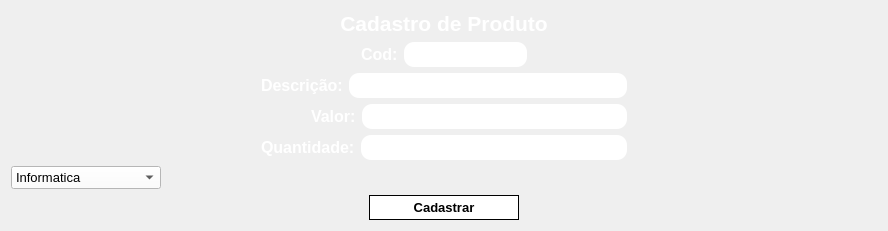
      <widget class="QWidget" name="pg_cad_produto">
       <layout class="QVBoxLayout" name="verticalLayout_10">
        <item>
         <widget class="QLabel" name="label_16">
          <property name="text">
           <string>&lt;html&gt;&lt;head/&gt;&lt;body&gt;&lt;p align=&quot;center&quot;&gt;&lt;span style=&quot; font-size:16pt; font-weight:600; color:#ffffff;&quot;&gt;Cadastro de Produto&lt;/span&gt;&lt;/p&gt;&lt;/body&gt;&lt;/html&gt;</string>
          </property>
         </widget>
        </item>
        <item>
         <layout class="QHBoxLayout" name="horizontalLayout_11">
          <property name="leftMargin">
           <number>350</number>
          </property>
          <property name="rightMargin">
           <number>350</number>
          </property>
          <item>
           <widget class="QLabel" name="label_25">
            <property name="font">
             <font>
              <pointsize>10</pointsize>
              <weight>75</weight>
              <bold>true</bold>
             </font>
            </property>
            <property name="text">
             <string>&lt;html&gt;&lt;head/&gt;&lt;body&gt;&lt;p&gt;&lt;span style=&quot; font-size:12pt; color:#ffffff;&quot;&gt;Cod:&lt;/span&gt;&lt;/p&gt;&lt;/body&gt;&lt;/html&gt;</string>
            </property>
           </widget>
          </item>
          <item>
           <widget class="QLineEdit" name="txt_cod">
            <property name="minimumSize">
             <size>
              <width>0</width>
              <height>25</height>
             </size>
            </property>
            <property name="font">
             <font>
              <pointsize>10</pointsize>
             </font>
            </property>
            <property name="styleSheet">
             <string notr="true">background-color: rgb(255, 255, 255);
border-radius:10px;</string>
            </property>
           </widget>
          </item>
         </layout>
        </item>
        <item>
         <layout class="QHBoxLayout" name="horizontalLayout_12">
          <property name="leftMargin">
           <number>250</number>
          </property>
          <property name="rightMargin">
           <number>250</number>
          </property>
          <item>
           <widget class="QLabel" name="label_26">
            <property name="font">
             <font>
              <pointsize>10</pointsize>
              <weight>75</weight>
              <bold>true</bold>
             </font>
            </property>
            <property name="text">
             <string>&lt;html&gt;&lt;head/&gt;&lt;body&gt;&lt;p&gt;&lt;span style=&quot; font-size:12pt; color:#ffffff;&quot;&gt;Descrição:&lt;/span&gt;&lt;/p&gt;&lt;/body&gt;&lt;/html&gt;</string>
            </property>
           </widget>
          </item>
          <item>
           <widget class="QLineEdit" name="txt_descricao">
            <property name="minimumSize">
             <size>
              <width>0</width>
              <height>25</height>
             </size>
            </property>
            <property name="font">
             <font>
              <pointsize>10</pointsize>
             </font>
            </property>
            <property name="styleSheet">
             <string notr="true">background-color: rgb(255, 255, 255);
border-radius:10px;</string>
            </property>
           </widget>
          </item>
         </layout>
        </item>
        <item>
         <layout class="QHBoxLayout" name="horizontalLayout_13">
          <property name="leftMargin">
           <number>300</number>
          </property>
          <property name="rightMargin">
           <number>250</number>
          </property>
          <item>
           <widget class="QLabel" name="label_27">
            <property name="font">
             <font>
              <pointsize>10</pointsize>
              <weight>75</weight>
              <bold>true</bold>
             </font>
            </property>
            <property name="text">
             <string>&lt;html&gt;&lt;head/&gt;&lt;body&gt;&lt;p&gt;&lt;span style=&quot; font-size:12pt; color:#ffffff;&quot;&gt;Valor:&lt;/span&gt;&lt;/p&gt;&lt;/body&gt;&lt;/html&gt;</string>
            </property>
           </widget>
          </item>
          <item>
           <widget class="QLineEdit" name="txt_valor">
            <property name="minimumSize">
             <size>
              <width>0</width>
              <height>25</height>
             </size>
            </property>
            <property name="font">
             <font>
              <pointsize>10</pointsize>
             </font>
            </property>
            <property name="styleSheet">
             <string notr="true">background-color: rgb(255, 255, 255);
border-radius:10px;</string>
            </property>
            <property name="echoMode">
             <enum>QLineEdit::Password</enum>
            </property>
           </widget>
          </item>
         </layout>
        </item>
        <item>
         <layout class="QHBoxLayout" name="horizontalLayout_14">
          <property name="leftMargin">
           <number>250</number>
          </property>
          <property name="rightMargin">
           <number>250</number>
          </property>
          <item>
           <widget class="QLabel" name="label_28">
            <property name="font">
             <font>
              <pointsize>10</pointsize>
              <weight>75</weight>
              <bold>true</bold>
             </font>
            </property>
            <property name="text">
             <string>&lt;html&gt;&lt;head/&gt;&lt;body&gt;&lt;p&gt;&lt;span style=&quot; font-size:12pt; color:#ffffff;&quot;&gt;Quantidade:&lt;/span&gt;&lt;/p&gt;&lt;/body&gt;&lt;/html&gt;</string>
            </property>
           </widget>
          </item>
          <item>
           <widget class="QLineEdit" name="txt_quantidade">
            <property name="minimumSize">
             <size>
              <width>0</width>
              <height>25</height>
             </size>
            </property>
            <property name="maximumSize">
             <size>
              <width>16777215</width>
              <height>16777215</height>
             </size>
            </property>
            <property name="font">
             <font>
              <pointsize>10</pointsize>
             </font>
            </property>
            <property name="styleSheet">
             <string notr="true">background-color: rgb(255, 255, 255);
border-radius:10px;</string>
            </property>
            <property name="text">
             <string/>
            </property>
            <property name="echoMode">
             <enum>QLineEdit::Password</enum>
            </property>
           </widget>
          </item>
         </layout>
        </item>
        <item>
         <widget class="QComboBox" name="cb_categoria">
          <property name="minimumSize">
           <size>
            <width>100</width>
            <height>20</height>
           </size>
          </property>
          <property name="maximumSize">
           <size>
            <width>150</width>
            <height>25</height>
           </size>
          </property>
          <property name="font">
           <font>
            <pointsize>10</pointsize>
            <weight>50</weight>
            <bold>false</bold>
           </font>
          </property>
          <property name="cursor">
           <cursorShape>PointingHandCursor</cursorShape>
          </property>
          <property name="styleSheet">
           <string notr="true">background-color: rgb(255, 255, 255);</string>
          </property>
          <item>
           <property name="text">
            <string>Informatica</string>
           </property>
          </item>
          <item>
           <property name="text">
            <string>Eletronicos</string>
           </property>
          </item>
          <item>
           <property name="text">
            <string>Alimentos</string>
           </property>
          </item>
          <item>
           <property name="text">
            <string>Moda</string>
           </property>
          </item>
         </widget>
        </item>
        <item>
         <layout class="QHBoxLayout" name="horizontalLayout_15">
          <item>
           <widget class="QLabel" name="label_29">
            <property name="text">
             <string/>
            </property>
           </widget>
          </item>
          <item>
           <widget class="QPushButton" name="btn_cad_produtos">
            <property name="minimumSize">
             <size>
              <width>0</width>
              <height>25</height>
             </size>
            </property>
            <property name="maximumSize">
             <size>
              <width>150</width>
              <height>30</height>
             </size>
            </property>
            <property name="font">
             <font>
              <pointsize>10</pointsize>
              <weight>75</weight>
              <bold>true</bold>
             </font>
            </property>
            <property name="cursor">
             <cursorShape>PointingHandCursor</cursorShape>
            </property>
            <property name="styleSheet">
             <string notr="true">QPushButton{background-color: rgb(255, 255, 255);
border-radius:15px}

QPushButton:!pressed
{
  border: 1px solid black;
}</string>
            </property>
            <property name="text">
             <string>Cadastrar</string>
            </property>
           </widget>
          </item>
          <item>
           <widget class="QLabel" name="label_30">
            <property name="text">
             <string/>
            </property>
           </widget>
          </item>
         </layout>
        </item>
       </layout>
      </widget>
